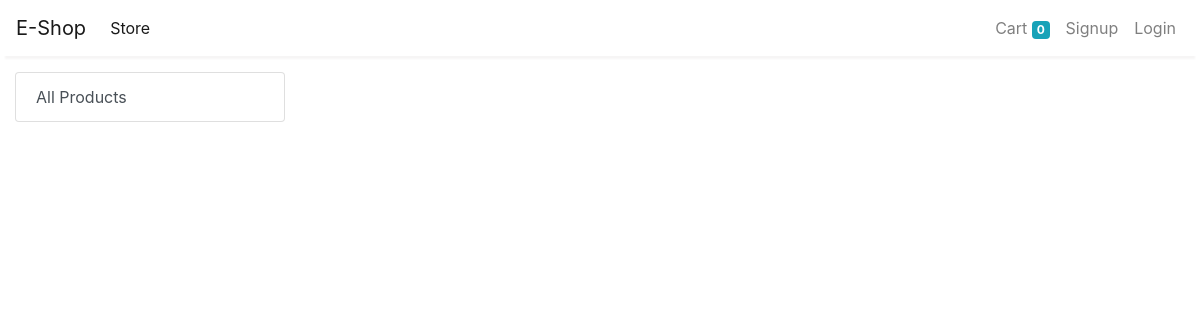
The page /store?category=1 on the database as committed earlier.
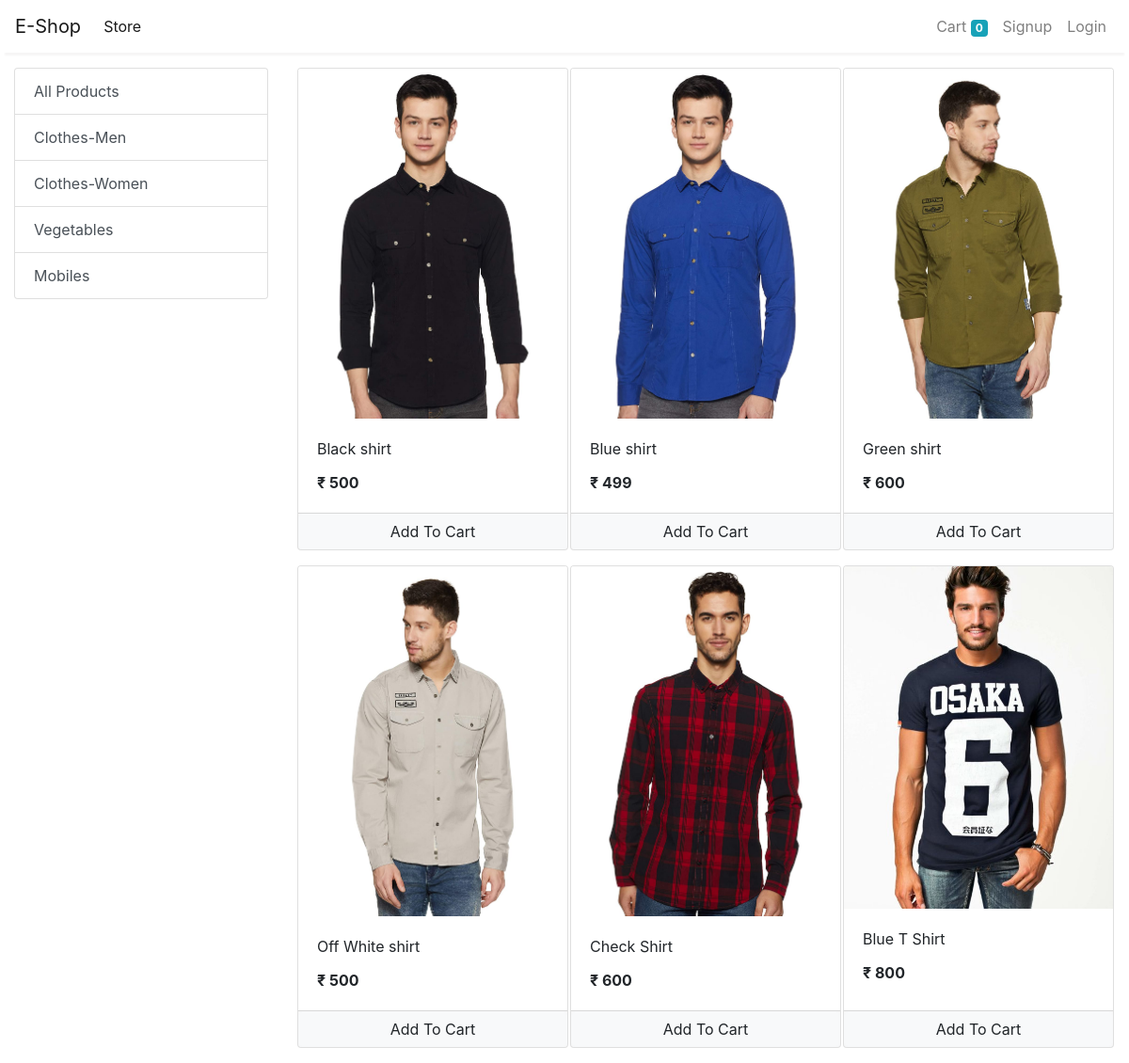
The same page on the database as committed later.
### store/models/category.py (models this page shows, shortened)
class Category(models.Model):
    name = models.CharField(max_length = 20)
    @staticmethod
    def get_all_categories():
        return Category.objects.all()

### store/models/product.py (models this page shows, shortened)
class Product(models.Model):
    name = models.CharField(max_length=50)
    price = models.IntegerField(default=0)
    category = models.ForeignKey(Category, on_delete = models.CASCADE , default=1)
    description = models.CharField(max_length =200, default='' , null =True, blank=True)
    image = models.ImageField(upload_to = 'uploads/products/')
    @staticmethod
    def  get_all_products_by_categoryid(category_id):
        if category_id:
            return Product.objects.filter(category = category_id)
        else:
            return Product.get_all_products();

### store/views/home.py (the view)
# urls.py: path('' , include('store.urls'))
def store(request):
    cart = request.session.get('cart')
    if not cart:
        request.session['cart'] = {}
    products = None
    categories = Category.get_all_categories()
    categoryID = request.GET.get('category')
    if categoryID:
        products = Product.get_all_products_by_categoryid(categoryID)
    else:
        products = Product.get_all_products();
    data = {}
    data['products'] = products
    data['categories'] = categories
    print('you are : ', request.session.get('email'))
    return render(request, 'index.html', data)

### store/templatetags/cart.py (called while the page is built)
@register.filter(name='is_in_cart')
def is_in_cart(product  , cart):
    keys = cart.keys()
    for id in keys:
        if int(id) == product.id:
            return True
    return False;

### store/templatetags/custom_filter.py (called while the page is built)
@register.filter(name='currency')
def currency(number):
    return "₹ "+str(number)

### store/templates/index.html (shortened to what this page needs)
{% extends 'base.html' %}
{% block content %}
{% load cart %}
{% load custom_filter %}
<div class="container-fluid mt-3">
	<div class="row">
		<div class="col-lg-3 mx-auto">
			<div class="list-group">
				<a href="/" class="list-group-item list-group-item-action">All Products</a>
				{% for category in categories %}
				<a href="/?category={{category.id}}"
					class="list-group-item list-group-item-action">{{category.name}}</a>
				{% endfor %}
			</div>
		</div>
		<div id='products' class="col-lg-9 mx-auto">
			<div class="row mx-auto">
				{% for product in products %}
				<div class="card mx-auto mb-3" id={{product.id}} style="width: 18rem;">
					<img class="card-img-top" src="{{product.image.url}}" alt="Card image cap">
					<div class="card-body">
						<p class="card-title">{{product.name}}</p>
						<p class="card-text"><b>{{product.price|currency}}</b></p>
					</div>
					<div class="card-footer p-0 no-gutters">
						{% if product|is_in_cart:request.session.cart %}
						<div class="row no-gutters">
							<form action="/#{{product.id}}" class="col-2 " method="post">
								{% csrf_token %}
								<input hidden type="text" name='product' value='{{product.id}}'>
								<input hidden type="text" name='remove' value='True'>
								<input type="submit" value=" - " class="btn btn-block btn-light border-right">
							</form>
							<div class="text-center col">{{product|cart_quantity:request.session.cart}} in Cart</div>
							<form action="/#{{product.id}}" class="col-2 " method="post">
								{% csrf_token %}
								<input hidden type="text" name='product' value='{{product.id}}'>
								<input type="submit" value=" + " class="btn btn-block btn-light border-left">
							</form>
						</div>
						{% else %}
						<form action="/#{{product.id}}" method="POST" class="btn-block">
							<input type="submit" class="float-right btn btn-light  form-control"
								value="Add To Cart">
						</form>
						{% endif %}
					</div>
				</div>
				{% endfor %}
			</div>
		</div>
	</div>
</div>
{% endblock %}

### store/templates/base.html (shortened to what this page needs)
<!doctype html>
<html lang="en">
<head>
  <link rel="stylesheet" href="https://maxcdn.bootstrapcdn.com/bootstrap/4.0.0/css/bootstrap.min.css"
>
</head>
<body>
  <nav class="one-edge-shadow
  sticky-top navbar
  navbar-expand-lg
   navbar-light bg-white">
    <a class="navbar-brand" href="/">E-Shop</a>
    <div class="collapse navbar-collapse" id="navbarSupportedContent">
      <ul class="navbar-nav mr-auto">
        <li class="nav-item active">
          <a class="nav-link" href="/store">Store <span class="sr-only">(current)</span></a>
        </li>
      </ul>
      <ul class=" navbar-nav my-2 my-lg-0">
        <li class="nav-item ">
          <a class="nav-link" href="/cart">Cart
            <span class="badge badge-info">{{request.session.cart.keys|length}}</span>
            <span class="sr-only">(current)</span></a>
        </li>
        {% if request.session.customer %}
        <li class="nav-item ">
          <a class="nav-link" href="/orders">Orders<span class="sr-only">(current)</span></a>
        </li>
        <li class="nav-item ">
          <a class="nav-link" href="/logout">Logout<span class="sr-only">(current)</span></a>
        </li>
        {% else %}
        <li class="nav-item ">
          <a class="nav-link" href="/signup">Signup<span class="sr-only">(current)</span></a>
        </li>
        <li class="nav-item ">
          <a class="nav-link" href="/login">Login<span class="sr-only">(current)</span></a>
        </li>
        {% endif %}
      </ul>
    </div>
  </nav>
    {% block content %}{% endblock %}
</body>
</html>

### store/templates/base.html (style rules this page uses)
nav { background-color: white; }
.one-edge-shadow { box-shadow: 0 8px 2px -5px rgb(246, 245, 245); }

Rows that differ between the two databases and show on the page:
added Category: name "Clothes-Men"
added Category: name "Clothes-Women"
added Category: name "Vegetables"
added Category: name "Mobiles"
added Product: {{ product.id }} 1 (drawn), image (picture), name "Black shirt", price "₹ 500"
added Product: image (picture), name "Blue shirt", price "₹ 499"
added Product: image (picture), name "Green shirt", price "₹ 600"
added Product: image (picture), name "Off White shirt", price "₹ 500"
added Product: image (picture), name "Check Shirt", price "₹ 600"
added Product: image (picture), name "Blue T Shirt", price "₹ 800"
